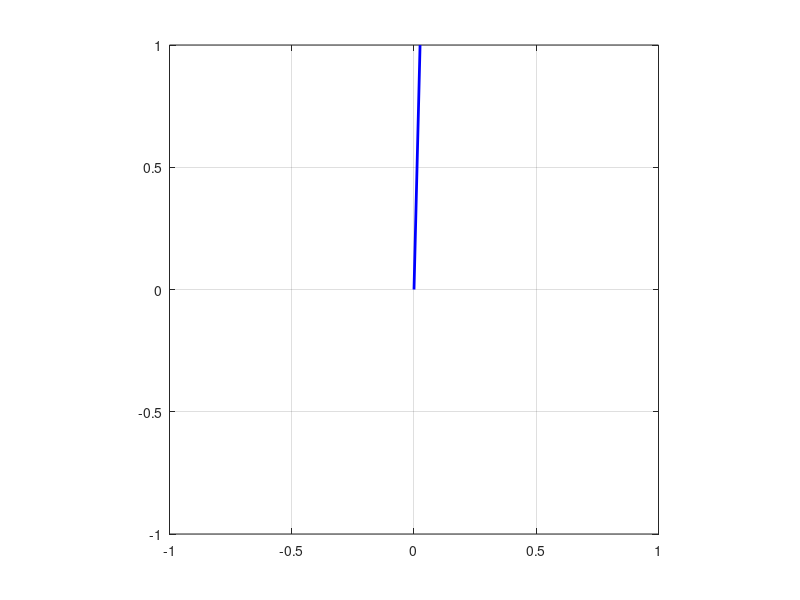
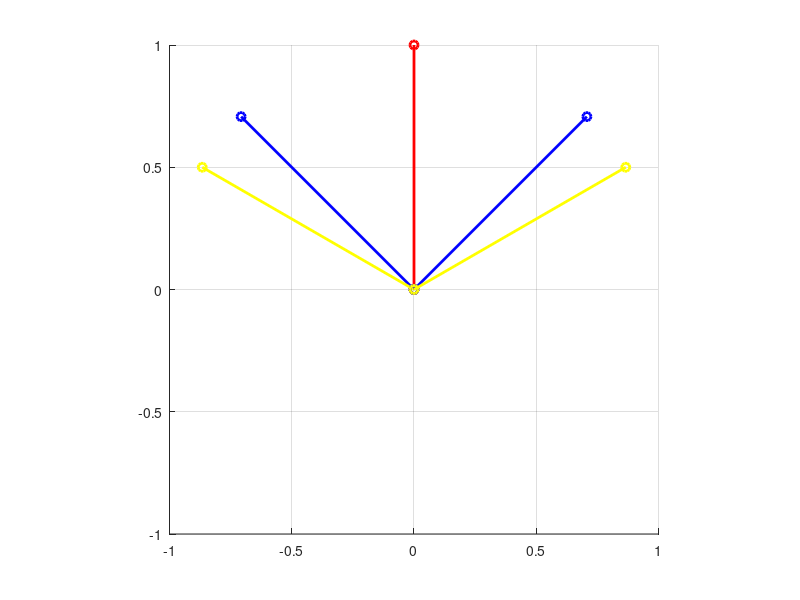

MATLAB code to generate these figures, in order:

% A(alpha)x = b; find b 
% original vector: [0,0] to x 
x = [0; 1];

figure; hold on;

% visualization of the effect of alpha  

for alpha=(-pi):0.1:2*pi

    A_1 = [cos(alpha) -sin(alpha); sin(alpha) cos(alpha)];
    
    b_1 = A_1 * x;
    
    plot([0,x(1)],[0,x(2)],"r-o","LineWidth",2);
    plot([0, b_1(1)], [0, b_1(2)], 'b-', 'LineWidth', 2);
    
    hold off; grid on; axis equal; xlim([-1, 1]); ylim([-1, 1]);

    pause(0.01)
end

alpha_45_agclock = 45
A = [cosd(alpha_45_agclock) -sind(alpha_45_agclock);sind(alpha_45_agclock) cosd(alpha_45_agclock)];
x_45_agclock = A * x

alpha_60_agclock = 60
A_2 = [cosd(alpha_60_agclock) -sind(alpha_60_agclock);sind(alpha_60_agclock) cosd(alpha_60_agclock)];
x_60_agclock = A_2 * x

alpha_45_clock = 45
A_3 = [cosd(alpha_45_clock) sind(alpha_45_clock);-sind(alpha_45_clock) cosd(alpha_45_clock)];
x_45_clock = A_3 * x

alpha_60_clock = 60
A_4 = [cosd(alpha_60_clock) sind(alpha_60_clock);-sind(alpha_60_clock) cosd(alpha_60_clock)];
x_60_clock = A_4 * x


figure; hold on;

plot([0, x(1)],[0, x(2)], "r-o","LineWidth",2)

plot([0, x_45_agclock(1)],[0, x_45_agclock(2)], "b-o","LineWidth",2)
plot([0, x_60_agclock(1)],[0, x_60_agclock(2)], "y-o","LineWidth",2)

plot([0, x_45_clock(1)],[0, x_45_clock(2)], "b-o","LineWidth",2)
plot([0, x_60_clock(1)],[0, x_60_clock(2)], "y-o","LineWidth",2)


hold off; grid on; axis equal; xlim([-1, 1]); ylim([-1, 1]);




